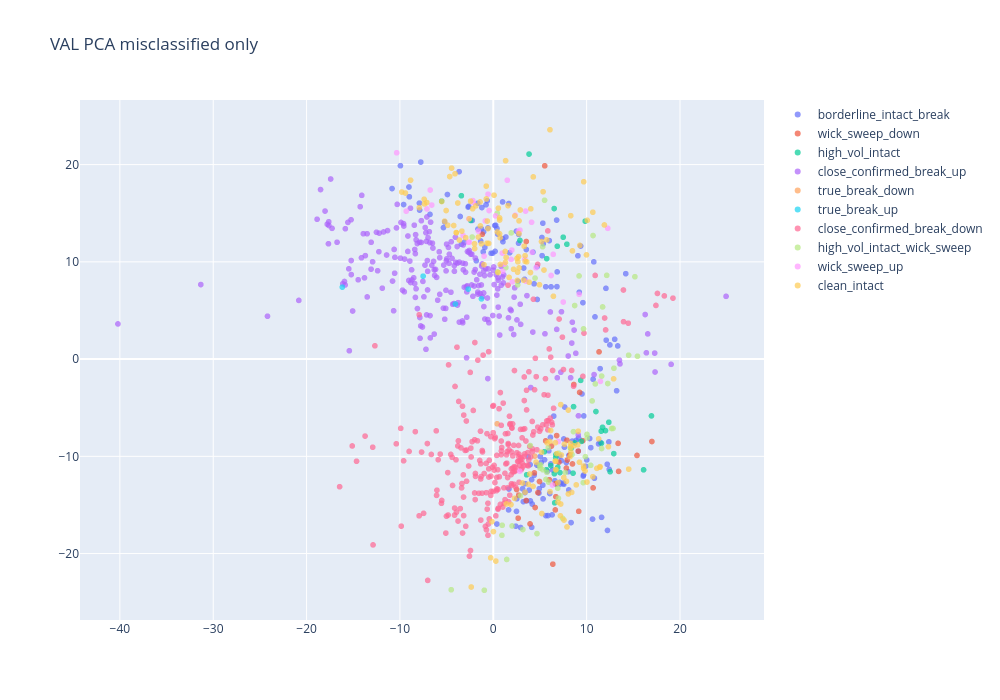

The cell this chart's notebook holds for it:
### Code cell
scatter_projection(pca_view, f"{SPLIT.upper()} PCA misclassified only", color_col="bucket", only_misclassified=True)

### Figure 1 — Plotly figure (JSON) as saved in the notebook; plotly's stock layout.template omitted (floating-point values rounded to 4 significant figures; data arrays with more than 128 entries replaced by an {"elided": "..."} marker saying what was removed)
{"data": [{"customdata": {"elided": "156x7 mixed values"}, "hovertemplate": "idx=%{customdata[0]}<br>symbol=%{customdata[1]}<br>timestamp=%{customdata[2]}<br>label=%{customdata[3]} pred=%{customdata[4]}<br>bucket=%{customdata[5]}<br>confidence=%{customdata[6]:.4f}<extra></extra>", "marker": {"opacity": 0.7, "size": 6}, "mode": "markers", "name": "borderline_intact_break", "type": "scattergl", "x": {"elided": "156 float values"}, "y": {"elided": "156 float values"}}, {"customdata": {"elided": "38x7 mixed values"}, "hovertemplate": "idx=%{customdata[0]}<br>symbol=%{customdata[1]}<br>timestamp=%{customdata[2]}<br>label=%{customdata[3]} pred=%{customdata[4]}<br>bucket=%{customdata[5]}<br>confidence=%{customdata[6]:.4f}<extra></extra>", "marker": {"opacity": 0.7, "size": 6}, "mode": "markers", "name": "wick_sweep_down", "type": "scattergl", "x": [6.004, 5.61, 7.89, 3.525, 9.58, 4.483, 6.787, 4.951, 6.232, -1.182, 5.514, 6.702, 9.248, 2.664, 7.825, 15.39, 8.634, 6.379, 9.151, 4.402, 4.778, 3.936, 10.69, 16.99, 13.42, 2.497, 9.103, 7.031, 6.645, 8.48, 11.33, 6.654, 6.733, 3.535, 8.206, 13.37, 7.93, 2.723], "y": [-12.41, -8.409, -8.342, -14.55, -8.4, -15.26, -7.867, -12.59, -8.945, 12.84, 19.88, -14.16, -3.427, -16.36, -11.22, -9.91, -2.614, -21.09, -15.65, -11.71, -13.73, -16.95, -13.24, -8.476, -11.55, -13.41, -9.461, -10.6, -15.51, -10.78, 0.7433, -12.81, -11.39, 12.09, -9.861, -8.666, -10.38, -13.99]}, {"customdata": {"elided": "37x7 mixed values"}, "hovertemplate": "idx=%{customdata[0]}<br>symbol=%{customdata[1]}<br>timestamp=%{customdata[2]}<br>label=%{customdata[3]} pred=%{customdata[4]}<br>bucket=%{customdata[5]}<br>confidence=%{customdata[6]:.4f}<extra></extra>", "marker": {"opacity": 0.7, "size": 6}, "mode": "markers", "name": "high_vol_intact", "type": "scattergl", "x": [-2.413, 6.854, 3.575, -5.527, 11.7, 11.0, 12.37, 6.713, 5.692, 6.681, 6.162, 8.542, 7.883, 6.578, -3.418, 6.539, 16.1, 12.02, 9.445, 16.95, 5.472, 8.596, 9.842, 3.829, 6.52, 2.859, 6.909, 12.52, 12.91, 11.59, 11.56, 7.491, 7.14, 8.745, 8.33, 9.361, 5.721], "y": [14.26, 11.6, -11.9, 16.24, -7.017, -5.395, -6.495, -9.814, -11.38, -10.11, -10.95, -11.73, 11.81, -14.78, 16.8, -11.79, -11.39, -7.353, -8.463, -5.842, -9.526, -4.889, 14.19, 21.09, 15.48, 12.21, -11.12, -11.58, -9.721, -8.656, -7.413, 12.53, -11.67, -8.617, -9.182, -2.188, 10.33]}, {"customdata": {"elided": "243x7 mixed values"}, "hovertemplate": "idx=%{customdata[0]}<br>symbol=%{customdata[1]}<br>timestamp=%{customdata[2]}<br>label=%{customdata[3]} pred=%{customdata[4]}<br>bucket=%{customdata[5]}<br>confidence=%{customdata[6]:.4f}<extra></extra>", "marker": {"opacity": 0.7, "size": 6}, "mode": "markers", "name": "close_confirmed_break_up", "type": "scattergl", "x": {"elided": "243 float values"}, "y": {"elided": "243 float values"}}, {"customdata": [[852, "BTC_USDT_15m", 1762261200, "bearish", "intact", "true_break_down", 0.7217], [7675, "XRP_USDT_15m", 1762977600, "bearish", "intact", "true_break_down", 0.5551]], "hovertemplate": "idx=%{customdata[0]}<br>symbol=%{customdata[1]}<br>timestamp=%{customdata[2]}<br>label=%{customdata[3]} pred=%{customdata[4]}<br>bucket=%{customdata[5]}<br>confidence=%{customdata[6]:.4f}<extra></extra>", "marker": {"opacity": 0.7, "size": 6}, "mode": "markers", "name": "true_break_down", "type": "scattergl", "x": [0.4143, 4.443], "y": [-6.658, -9.98]}, {"customdata": [[5641, "SOL_USDT_15m", 1763604000, "bullish", "intact", "true_break_up", 0.875], [5642, "SOL_USDT_15m", 1763607600, "bullish", "intact", "true_break_up", 0.7663], [5645, "SOL_USDT_15m", 1763618400, "bullish", "intact", "true_break_up", 0.9525], [6932, "XRP_USDT_15m", 1760302800, "bullish", "intact", "true_break_up", 0.7845], [8488, "XRP_USDT_15m", 1765904400, "bullish", "intact", "true_break_up", 0.7906]], "hovertemplate": "idx=%{customdata[0]}<br>symbol=%{customdata[1]}<br>timestamp=%{customdata[2]}<br>label=%{customdata[3]} pred=%{customdata[4]}<br>bucket=%{customdata[5]}<br>confidence=%{customdata[6]:.4f}<extra></extra>", "marker": {"opacity": 0.7, "size": 6}, "mode": "markers", "name": "true_break_up", "type": "scattergl", "x": [-4.058, -2.683, -16.17, -7.517, -1.267], "y": [5.662, 7.194, 7.396, 8.527, 6.192]}, {"customdata": {"elided": "256x7 mixed values"}, "hovertemplate": "idx=%{customdata[0]}<br>symbol=%{customdata[1]}<br>timestamp=%{customdata[2]}<br>label=%{customdata[3]} pred=%{customdata[4]}<br>bucket=%{customdata[5]}<br>confidence=%{customdata[6]:.4f}<extra></extra>", "marker": {"opacity": 0.7, "size": 6}, "mode": "markers", "name": "close_confirmed_break_down", "type": "scattergl", "x": {"elided": "256 float values"}, "y": {"elided": "256 float values"}}, {"customdata": {"elided": "58x7 mixed values"}, "hovertemplate": "idx=%{customdata[0]}<br>symbol=%{customdata[1]}<br>timestamp=%{customdata[2]}<br>label=%{customdata[3]} pred=%{customdata[4]}<br>bucket=%{customdata[5]}<br>confidence=%{customdata[6]:.4f}<extra></extra>", "marker": {"opacity": 0.7, "size": 6}, "mode": "markers", "name": "high_vol_intact_wick_sweep", "type": "scattergl", "x": [5.882, 5.939, 8.588, 9.641, -4.507, 6.99, 10.03, 5.309, 11.61, 10.59, 5.018, 9.667, -2.265, 10.43, 4.682, 2.611, 14.5, 3.966, 0.4594, 15.45, 11.71, 3.172, -0.963, 1.917, 0.9233, 2.908, 12.15, 8.715, 6.903, 8.259, 5.733, 4.926, 7.434, 2.011, 4.47, 9.187, 7.72, 1.438, 5.286, 5.066, 0.9543, 15.17, 12.92, 1.347, 8.432, 6.723, 12.26, 9.868, 6.974, 10.93, 12.67, 11.6, 10.06, 5.642, 10.68, 5.494, 12.83, 0.4305], "y": [-9.131, -12.66, -7.46, -12.71, -23.72, -9.682, -7.746, -11.38, -1.75, -4.303, -11.21, 3.107, 12.55, -10.93, -17.95, 7.63, 0.3968, -8.892, 8.97, 0.2919, 5.364, -17.53, -23.77, 12.98, -18.12, -14.06, 8.612, 5.507, -13.28, -9.15, -11.64, -10.94, -16.38, -17.16, 8.33, 8.551, -11.67, -20.61, 11.56, -10.89, -17.09, 8.471, -0.9387, 9.414, -9.825, -11.38, -2.51, -10.04, -14.32, -2.552, -7.14, -9.196, -8.108, -12.37, 12.71, 16.33, -7.133, 15.0]}, {"customdata": {"elided": "42x7 mixed values"}, "hovertemplate": "idx=%{customdata[0]}<br>symbol=%{customdata[1]}<br>timestamp=%{customdata[2]}<br>label=%{customdata[3]} pred=%{customdata[4]}<br>bucket=%{customdata[5]}<br>confidence=%{customdata[6]:.4f}<extra></extra>", "marker": {"opacity": 0.7, "size": 6}, "mode": "markers", "name": "wick_sweep_up", "type": "scattergl", "x": [2.342, 2.689, 0.2466, -3.235, -10.35, -6.593, -9.325, 6.193, 0.9671, 6.983, -2.132, 4.162, -7.106, 12.26, 1.987, 7.493, 3.386, 2.843, -0.5626, -6.76, -0.9877, 4.585, -0.4514, 2.043, -2.666, 3.46, 6.421, 2.856, -2.56, 1.0, 1.18, 9.199, 6.34, 1.912, 4.1, 1.5, -1.6, -0.8567, 11.47, -2.615, -2.188, 3.495], "y": [14.79, 13.14, 14.73, 12.71, 21.22, 15.84, 15.21, 8.598, 10.9, -8.474, 16.07, 10.98, 15.44, 13.45, 11.21, 5.867, 10.29, -11.54, 16.96, 17.39, 10.59, 9.393, 15.28, 7.94, 12.02, 15.22, 10.78, 13.26, 12.03, 9.041, 9.76, 6.666, -12.95, 10.25, 14.07, 18.39, 13.17, 14.2, -2.294, 14.42, 16.3, 8.002]}, {"customdata": {"elided": "148x7 mixed values"}, "hovertemplate": "idx=%{customdata[0]}<br>symbol=%{customdata[1]}<br>timestamp=%{customdata[2]}<br>label=%{customdata[3]} pred=%{customdata[4]}<br>bucket=%{customdata[5]}<br>confidence=%{customdata[6]:.4f}<extra></extra>", "marker": {"opacity": 0.7, "size": 6}, "mode": "markers", "name": "clean_intact", "type": "scattergl", "x": {"elided": "148 float values"}, "y": {"elided": "148 float values"}}], "layout": {"height": 700, "title": {"text": "VAL PCA misclassified only"}, "width": 1000}}
